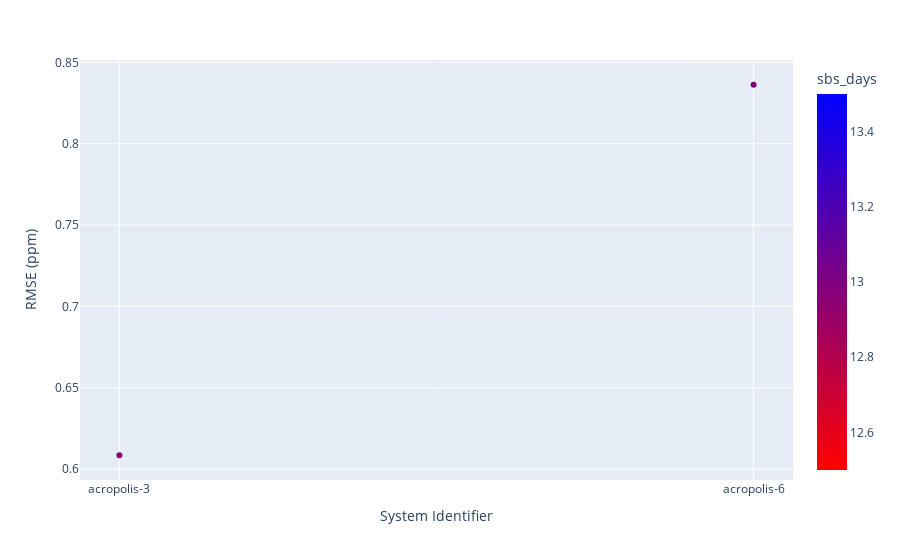

The notebook cell this image was saved under:
### Code cell
fig = px.scatter(df_plot, x="system_name",
                 y="rmse_full_deployment", 
                 color = "sbs_days", 
                 color_continuous_scale=px.colors.sequential.Bluered_r)

fig.update_layout(
    yaxis_title='RMSE (ppm)',
    xaxis_title='System Identifier',
    title='',
)
fig.show()

### Figure 1 — Plotly figure (JSON) as saved in the notebook; plotly's stock layout.template omitted (floating-point values rounded to 4 significant figures)
{"data": [{"hovertemplate": "system_name=%{x}<br>rmse_full_deployment=%{y}<br>sbs_days=%{marker.color}<extra></extra>", "legendgroup": "", "marker": {"color": [13, 13], "coloraxis": "coloraxis", "symbol": "circle"}, "mode": "markers", "name": "", "orientation": "v", "showlegend": false, "type": "scatter", "x": ["acropolis-3", "acropolis-6"], "xaxis": "x", "y": [0.6085, 0.8363], "yaxis": "y"}], "layout": {"coloraxis": {"colorbar": {"title": {"text": "sbs_days"}}, "colorscale": [[0, "rgb(255,0,0)"], [1, "rgb(0,0,255)"]]}, "legend": {"tracegroupgap": 0}, "margin": {"t": 60}, "title": {"text": ""}, "xaxis": {"anchor": "y", "domain": [0, 1], "title": {"text": "System Identifier"}}, "yaxis": {"anchor": "x", "domain": [0, 1], "title": {"text": "RMSE (ppm)"}}}}
